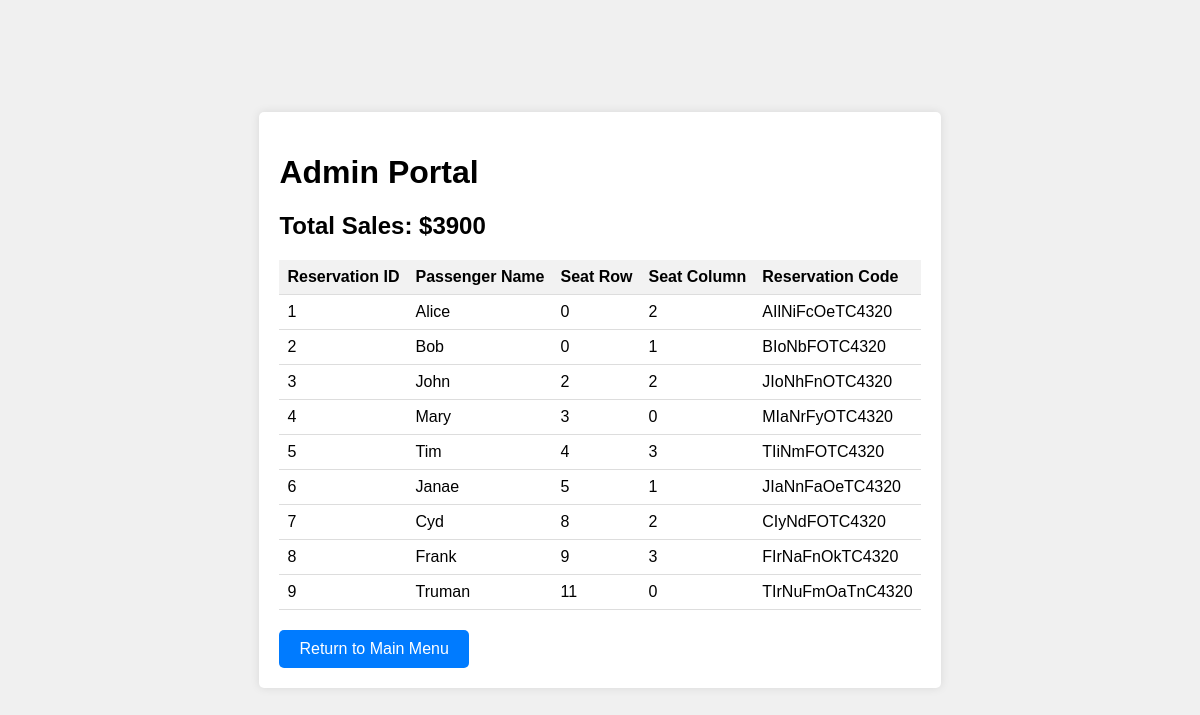
Page /admin_portal on the earlier database version.
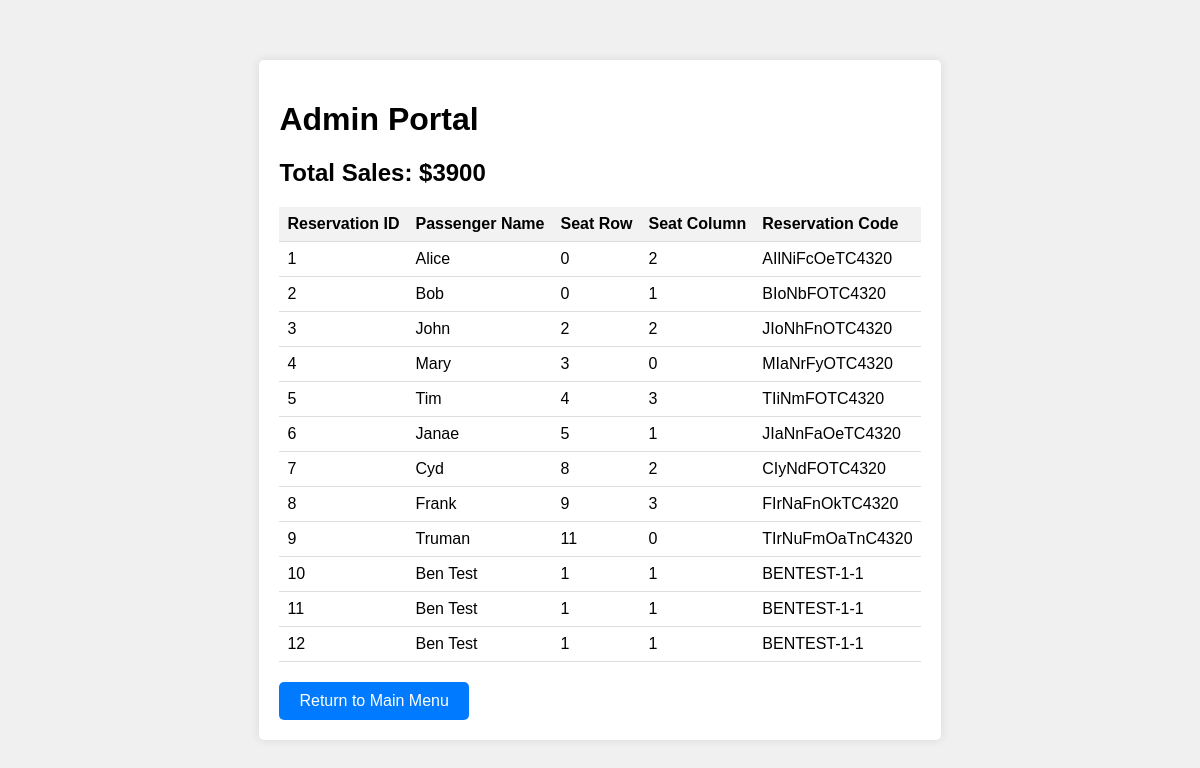
Same page on the later database version.
### tables this page shows
CREATE TABLE reservations (
    id INTEGER PRIMARY KEY AUTOINCREMENT,
    passengerName TEXT NOT NULL,
    seatRow INTEGER NOT NULL,
    seatColumn INTEGER NOT NULL,
    eTicketNumber TEXT NOT NULL,
    created TIMESTAMP NOT NULL DEFAULT CURRENT_TIMESTAMP
);

### app.py (the view)
@app.route('/admin_portal')
def admin_portal():
    total_sales = calculate_total_sales()
    db = get_db()
    cursor = db.cursor()
    cursor.execute("SELECT * FROM reservations")
    reservations = cursor.fetchall()
    cursor.close()
    return render_template('admin_portal.html', total_sales=total_sales, reservations=reservations)

### app.py (called while the page is built)
def get_db():
    db = getattr(g, '_database', None)
    if db is None:
        db = g._database = sqlite3.connect(DATABASE)
    return db

@app.teardown_appcontext
def close_connection(exception):
    db = getattr(g, '_database', None)
    if db is not None:
        db.close()

def get_cost_matrix():
    cost_matrix = [[100, 75, 50, 100] for row in range(12)]
    return cost_matrix

def calculate_total_sales():
    total_sales = sum(sum(row) for row in get_cost_matrix())
    return total_sales

### templates/admin_portal.html (shortened to what this page needs)
<!DOCTYPE html>
<html lang="en">
<head>
</head>
<body>
    <div class="admin-container">
        <h1>Admin Portal</h1>
        <h2>Total Sales: ${{ total_sales }}</h2>
        <table>
            <thead>
                <tr>
                    <th>Reservation ID</th>
                    <th>Passenger Name</th>
                    <th>Seat Row</th>
                    <th>Seat Column</th>
                    <th>Reservation Code</th>
                </tr>
            </thead>
            <tbody>
                {% for reservation in reservations %}
                    <tr>
                        <td>{{ reservation[0] }}</td>
                        <td>{{ reservation[1] }}</td>
                        <td>{{ reservation[2] }}</td>
                        <td>{{ reservation[3] }}</td>
                        <td>{{ reservation[4] }}</td>
                    </tr>
                {% endfor %}
            </tbody>
        </table>
        <a href="{{ url_for('main_menu') }}" class="btn">Return to Main Menu</a>
    </div>
</body>
</html>

Differences in the rows shown:
added reservations: id "10", passengerName "Ben Test", seatRow "1", seatColumn "1", eTicketNumber "BENTEST-1-1"
added reservations: id "11", passengerName "Ben Test", seatRow "1", seatColumn "1", eTicketNumber "BENTEST-1-1"
added reservations: id "12", passengerName "Ben Test", seatRow "1", seatColumn "1", eTicketNumber "BENTEST-1-1"
